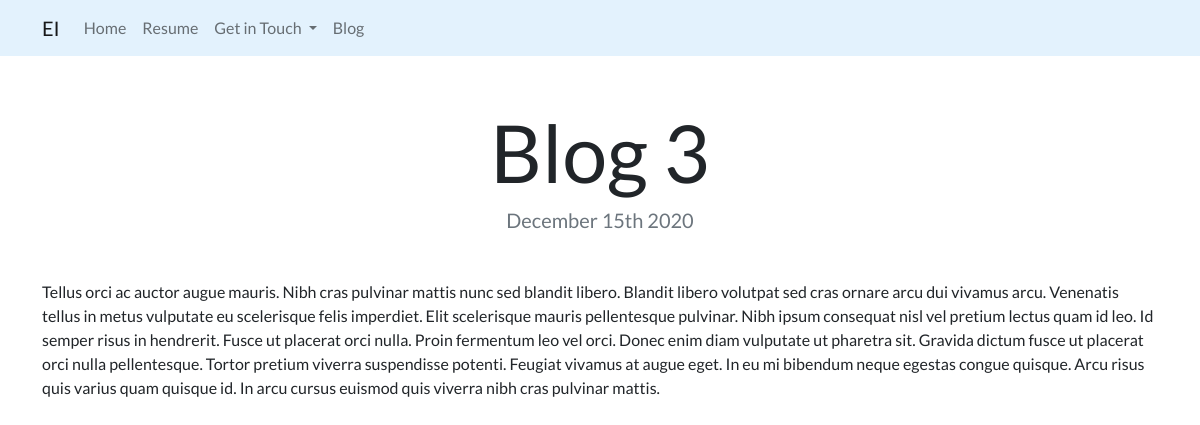
Page /blog/3/ on the committed database.
### blog/models.py (models this page shows, shortened)
class Blog(models.Model):
    title = models.CharField(max_length=200)
    description = models.TextField()
    date = models.DateField()

### blog/views.py (the view)
# urls.py: path('<int:blog_id>/', views.detail, name='detail'),
def detail(request, blog_id):
    blog = get_object_or_404(Blog, pk=blog_id)
    return render(request, 'blog/detail.html', {'blog': blog})

### templates/blog/detail.html
{% extends "portfolio/base.html" %}
{% load static %}
{% block content %}
<h1 class="text-center mt-5" id="blogdetailtitle">{{ blog.title }}</h1>
<h5 class="text-center text-muted mb-5">{{ blog.date|date:'F jS Y' }}</h5>
{{ blog.description|safe }}
{% endblock %}

### portfolio/static/css/custom.css (style rules this page uses)
body { font-family: 'Lato', sans-serif; }
@media (min-width: 992px) { #blogdetailtitle { font-size: 5rem; } }

### rows in the picture
Blog: title "Blog 3", date "December 15th 2020", description "Tellus orci ac auctor augue mauris. Nibh cras pulvinar mattis nunc sed blandit libero. Blandit libero volutpat sed cras ornare arcu dui vivamus arcu. Venenatis tellus in metus vulputate eu scelerisque felis imperdiet. Elit scelerisque mauris pellentesque pulvinar. Nibh ipsum consequat nisl vel pretium lectus quam id leo. Id semper risus in hendrerit. Fusce ut placerat orci nulla. Proin fermentum leo vel orci. Donec enim diam vulputate ut pharetra sit. Gravida dictum fusce ut placerat orci nulla pellentesque. Tortor pretium viverra suspendisse potenti. Feugiat vivamus at augue eget. In eu mi bibendum neque egestas congue quisque. Arcu risus quis varius quam quisque id. In arcu cursus euismod…"
